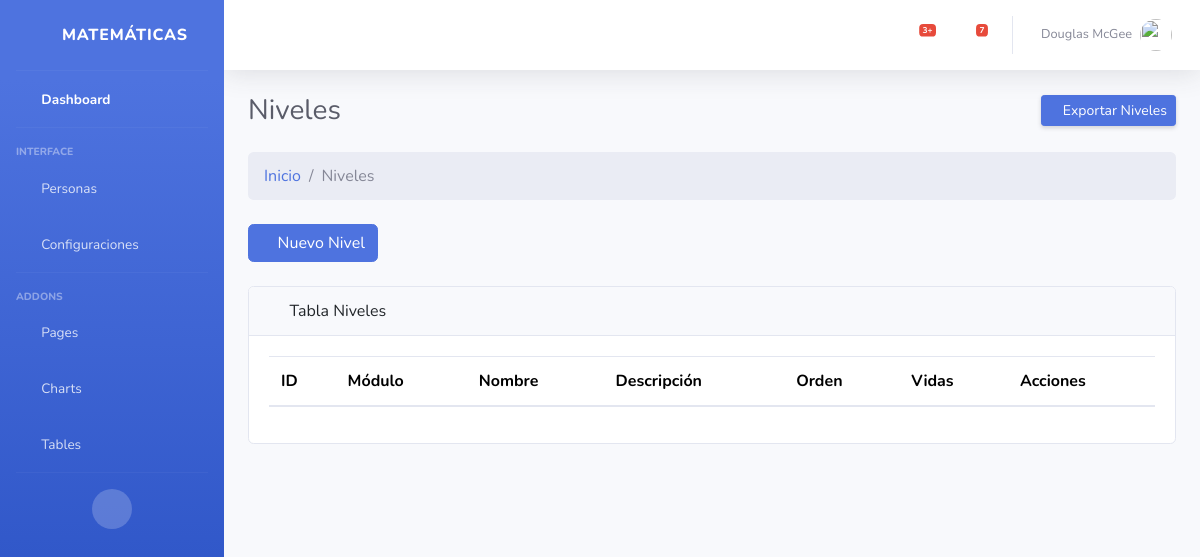
/nivel/, run on an earlier commit of the app's database.
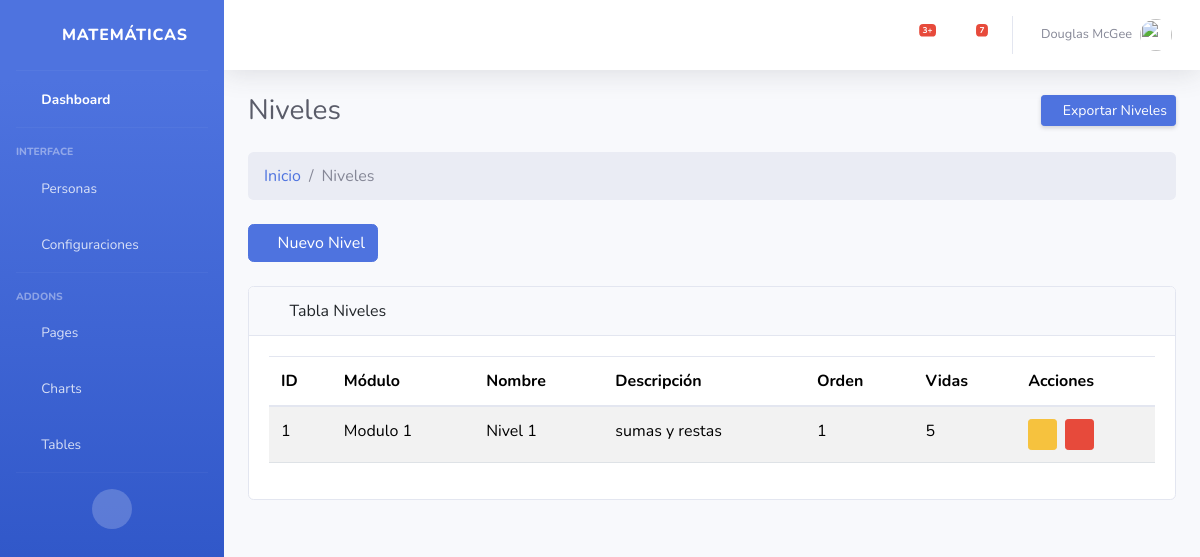
And on a later commit of the database.
### Aplicaciones/core/models.py (models this page shows, shortened)
class Niveles(models.Model):
    niv_id = models.AutoField(primary_key=True)
    fk_modulo = models.ForeignKey(Modulos,verbose_name='Modulo',on_delete=models.CASCADE)
    niv_nombre = models.CharField(max_length=50,null=False,unique=True,verbose_name="Nombre del nivel:")
    niv_descripcion = models.CharField(max_length=100,null=False,verbose_name="Descripción del nivel:")
    orden = models.IntegerField()
    vidas = models.IntegerField()
    niv_estado = models.BooleanField(default=True,verbose_name='Estado:')
    niv_fecha_creacion = models.DateTimeField(auto_now_add=True,verbose_name='Creado el:')
    niv_fecha_actualizacion = models.DateTimeField(auto_now=True,verbose_name='Actualizado el:')

class Modulos(models.Model):
    mod_id = models.AutoField(primary_key=True)
    mod_nombre = models.CharField(max_length=50,null=False,unique=True,verbose_name="Nombre del modulo:")
    mod_descripcion = models.CharField(max_length=100,null=False,verbose_name="Descripción del modulo:")
    mod_estado = models.BooleanField(default=True,verbose_name='Estado:')
    mod_fecha_creacion = models.DateTimeField(auto_now_add=True,verbose_name='Creado el:')
    mod_fecha_actualizacion = models.DateTimeField(auto_now=True,verbose_name='Actualizado el:')
    def __str__(self):
        return f"{self.mod_id}: {self.mod_nombre}"

### Aplicaciones/core/views/crud_niveles_views.py (the view, shortened to what this page needs)
# urls.py: path('nivel/', crud_niveles_views.index, name='nivel_index'),
def index(request):
    niveles = Niveles.objects.filter(niv_estado=True)
    form = NivelesForm()
    form_editar = None
    nivel_a_editar = None
    return render(request, 'nivel/index.html', {
        'niveles': niveles,
        'form': form,
        'form_editar': form_editar,
        'nivel_a_editar': nivel_a_editar
    })

### Aplicaciones/core/templates/nivel/Index.html (shortened to what this page needs)
{% extends "plantillas/MasterAdmin.html" %}
{% load static %}
{% block content %}
<div class="container-fluid">
    <div class="d-sm-flex align-items-center justify-content-between mb-4">
        <h1 class="h3 mb-0 text-gray-800">Niveles</h1>
        <a href="#" class="btn btn-sm btn-primary shadow-sm"><i class="fas fa-upload fa-sm text-white-50"></i> Exportar
            Niveles</a>
    </div>
    <ol class="breadcrumb mb-4">
        <li class="breadcrumb-item"><a href="{% url 'inicio' %}">Inicio</a></li>
        <li class="breadcrumb-item active">Niveles</li>
    </ol>
    <div class="mb-4">
        <a href="#" class="btn btn-primary" data-bs-toggle="modal" data-bs-target="#modalCrear"><i
                class="fas fa-plus"></i> Nuevo Nivel</a>
    </div>
    <div class="card mb-4">
        <div class="card-header"><i class="fas fa-table me-1"></i> Tabla Niveles</div>
        <div class="card-body">
            <div class="table-responsive">
                <table class="table table-striped" id="tbl-admin" width="100%" cellspacing="0">
                    <thead>
                        <tr>
                            <th>ID</th>
                            <th>Módulo</th>
                            <th>Nombre</th>
                            <th>Descripción</th>
                            <th>Orden</th>
                            <th>Vidas</th>
                            <th>Acciones</th>
                        </tr>
                    </thead>
                    <tbody>
                        {% for nivel in niveles %}
                        <tr>
                            <td>{{ nivel.niv_id }}</td>
                            <td>{{ nivel.fk_modulo.mod_nombre }}</td>
                            <td>{{ nivel.niv_nombre }}</td>
                            <td>{{ nivel.niv_descripcion }}</td>
                            <td>{{ nivel.orden }}</td>
                            <td>{{ nivel.vidas }}</td>
                            <td>
                                <div class="d-flex gap-2">
                                    <a href="#" class="btn btn-sm btn-warning" data-bs-toggle="modal"
                                        data-bs-target="#modalEditar{{ nivel.niv_id }}">
                                        <i class="fas fa-edit"></i>
                                    </a>
                                    <a href="#" class="btn btn-sm btn-danger" data-bs-toggle="modal"
                                        data-bs-target="#modalEliminar{{ nivel.niv_id }}">
                                        <i class="fas fa-trash-alt"></i>
                                    </a>
                                </div>
                            </td>
                        </tr>
                        {% endfor %}
                    </tbody>
                </table>
            </div>
        </div>
    </div>
</div>
{% endblock %}

What changed in the data, as far as the page shows it:
added Niveles: niv_id "1", fk_modulo.mod_nombre "Modulo 1", niv_nombre "Nivel 1", niv_descripcion "sumas y restas", orden "1", vidas "5"
